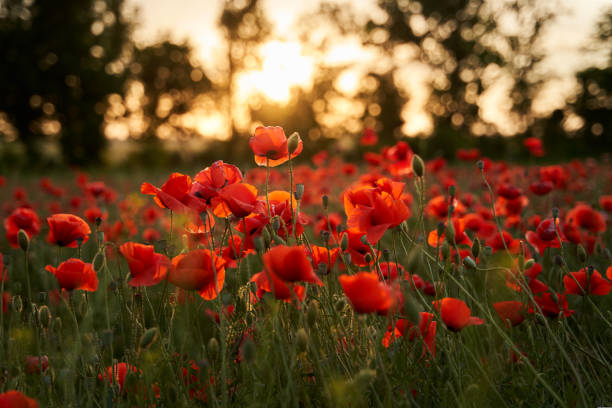
#> input picture lab/input 15.jpg, 612 x 408 px
$ python harris_corner.py
#> lines starting #> are read from the running program, lines starting #| are printed output that depends on the picture; after the words box and inside, x2 and y2 are one past the last pixel; in counts of white or black regions, pixels touching at a corner belong together
import cv2
import numpy as np

# Read the image
image = cv2.imread("input 15.jpg")
#> image is the input picture: shape (408, 612, 3); mean B, G, R 41.4, 73.1, 110.5

# Check if image is loaded
if image is None:
    print("Error: Image not found!")
    exit()

# Convert the image to grayscale
gray = cv2.cvtColor(image, cv2.COLOR_BGR2GRAY)
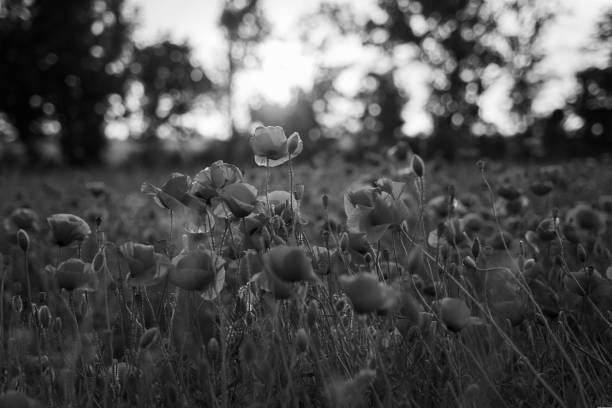
#> gray: shape (408, 612); min 0, max 255, mean 80.7

# Convert grayscale image to float32
gray = np.float32(gray)

# Apply Harris Corner Detection
corners = cv2.cornerHarris(
    gray,
    blockSize=2,
    ksize=3,
    k=0.04
)

# Dilate the corners to make them visible
corners = cv2.dilate(corners, None)
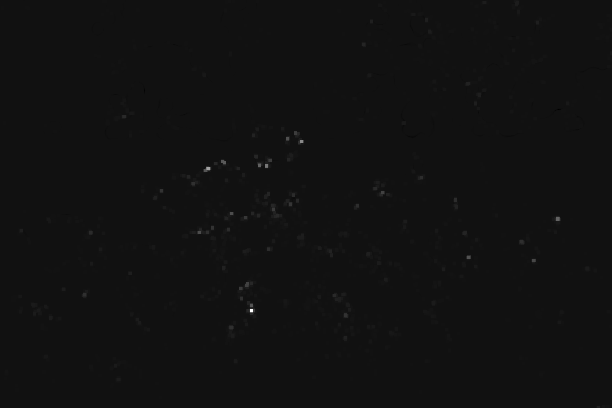
#> corners: shape (408, 612) float32; min -1468671.5, max 20040610, mean 29686.3; drawn with min black and max white

# Mark detected corners in red
image[corners > 0.01 * corners.max()] = [0, 0, 255]
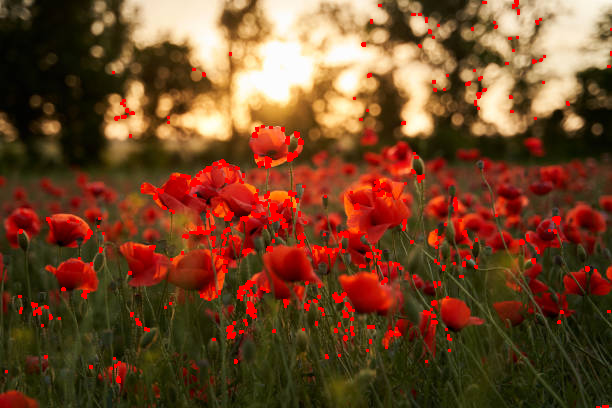
#> image: shape (408, 612, 3); 2.79% of pixels changed, all inside (x1, y1, x2, y2) = (5, 0, 612, 408)

# Display original image
cv2.imshow("Original Image", cv2.imread("input 15.jpg"))

# Display Harris Corner Detection result
cv2.imshow("Harris Corner Detection", image)

# Wait for a key press
cv2.waitKey(0)

# Close all windows
cv2.destroyAllWindows()
